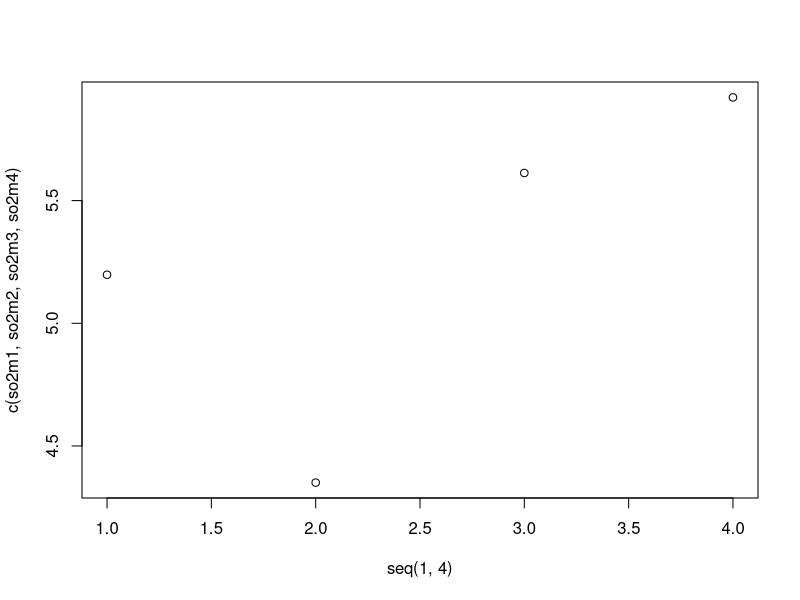
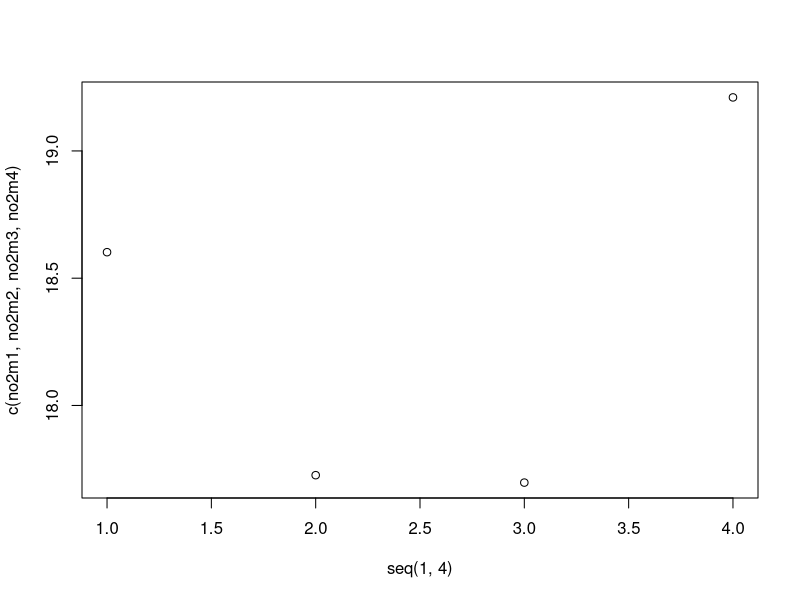
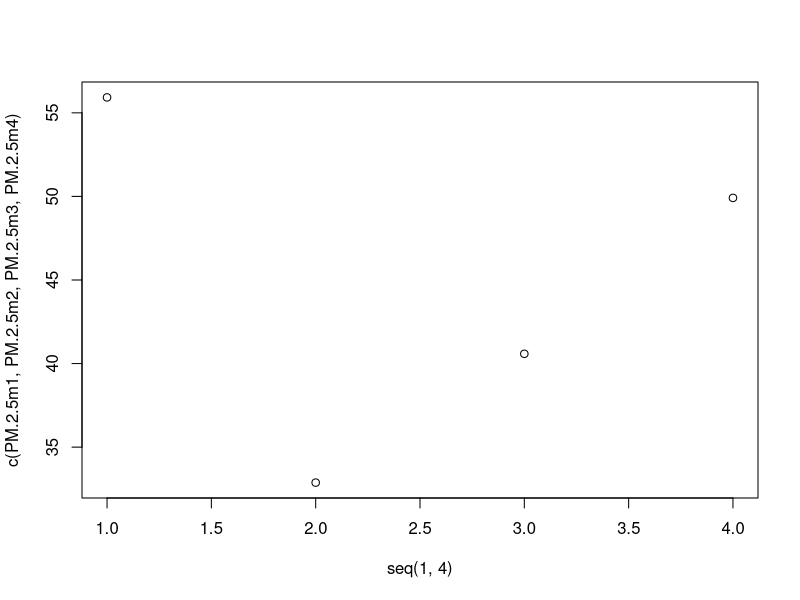

Recreate these plots in R, in order. (Note: this script raises an error after producing the figures.)
d = read.csv("pollution_with_no_na.csv")
q1 = which(d$quarter==1)
q2 = which(d$quarter==2)
q3 = which(d$quarter==3)
q4 = which(d$quarter==4)
attr = c("SO2", "NO2", "RSPM.PM10", "PM.2.5")
q1 = d[q1, attr]
q2 = d[q2, attr]
q3 = d[q3, attr]
q4 = d[q4, attr]

so2m1 = mean(q1$SO2)
so2m2 = mean(q2$SO2)
so2m3 = mean(q3$SO2)
so2m4 = mean(q4$SO2)
plot(seq(1,4), c(so2m1,so2m2,so2m3,so2m4))


no2m1 = mean(q1$NO2)
no2m2 = mean(q2$NO2)
no2m3 = mean(q3$NO2)
no2m4 = mean(q4$NO2)
plot(seq(1,4), c(no2m1,no2m2,no2m3,no2m4))


PM.2.5m1 = mean(q1$PM.2.5)
PM.2.5m2 = mean(q2$PM.2.5)
PM.2.5m3 = mean(q3$PM.2.5)
PM.2.5m4 = mean(q4$PM.2.5)
plot(seq(1,4), c(PM.2.5m1,PM.2.5m2,PM.2.5m3,PM.2.5m4))


df1 = data.frame(
  "quarters" = seq(1,4),
  "values" = c(so2m1,so2m2,so2m3,so2m4)
)

#library(ggplot2)
#theme_set(theme_classic())
#g <- ggplot(d, aes(NO2))
#g + geom_density(aes(fill=factor(cyl)), alpha=0.8) + 
#  labs(title="Density plot", 
#       subtitle="City Mileage Grouped by Number of cylinders",
#       caption="Source: mpg",
#       x="City Mileage",
#       fill="# Cylinders")



df2 = data.frame(
  values=c(q1$SO2,q2$SO2,q3$SO2,q4$SO2)
)


ggplot(data = d, mapping = aes(y = SO2, x = 	City.Town.Village.Area	)) +
  geom_point()
























data = read.csv("pollution_with_no_na.csv")
# date converter 
dt = data$Sampling.Date
xd = c()
for(i in seq(1,length(dt))){
  d = strsplit(as.character(dt[i]),"-")[[1]][1]
  m = strsplit(as.character(dt[i]),"-")[[1]][2]
  y = strsplit(as.character(dt[1]),"-")[[1]][3]
  x = paste(d,m,(2000+as.integer(y)))
  x = gsub(" ", "-", x)
  xd[i] = x
  #data$Sampling.Date[i] = x 
}
data$Sampling.Date




